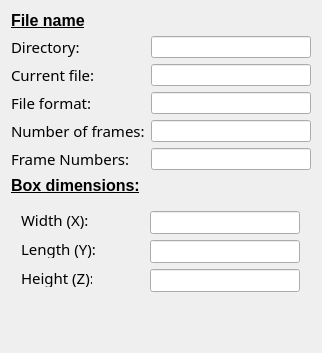
         <widget class="QWidget" name="tab">
          <attribute name="title">
           <string>File</string>
          </attribute>
          <layout class="QGridLayout" name="gridLayout_2">
           <item row="1" column="0">
            <widget class="QLabel" name="label_directory">
             <property name="font">
              <font>
               <family>.SF NS Text</family>
               <pointsize>11</pointsize>
              </font>
             </property>
             <property name="text">
              <string>Directory:</string>
             </property>
            </widget>
           </item>
           <item row="2" column="1">
            <widget class="QLineEdit" name="Edit_currentfile">
             <property name="autoFillBackground">
              <bool>false</bool>
             </property>
             <property name="text">
              <string/>
             </property>
             <property name="dragEnabled">
              <bool>true</bool>
             </property>
             <property name="readOnly">
              <bool>true</bool>
             </property>
            </widget>
           </item>
           <item row="3" column="0">
            <widget class="QLabel" name="label_fileformat">
             <property name="font">
              <font>
               <family>.SF NS Text</family>
               <pointsize>11</pointsize>
              </font>
             </property>
             <property name="text">
              <string>File format:</string>
             </property>
            </widget>
           </item>
           <item row="2" column="0">
            <widget class="QLabel" name="label_currentfile">
             <property name="font">
              <font>
               <family>.SF NS Text</family>
               <pointsize>11</pointsize>
              </font>
             </property>
             <property name="text">
              <string>Current file:</string>
             </property>
            </widget>
           </item>
           <item row="3" column="1">
            <widget class="QLineEdit" name="Edit_fileformat">
             <property name="autoFillBackground">
              <bool>false</bool>
             </property>
             <property name="text">
              <string/>
             </property>
             <property name="dragEnabled">
              <bool>true</bool>
             </property>
             <property name="readOnly">
              <bool>true</bool>
             </property>
            </widget>
           </item>
           <item row="4" column="0">
            <widget class="QLabel" name="label_number_of_frames">
             <property name="font">
              <font>
               <family>.SF NS Text</family>
               <pointsize>11</pointsize>
              </font>
             </property>
             <property name="text">
              <string>Number of frames:</string>
             </property>
            </widget>
           </item>
           <item row="1" column="1">
            <widget class="QLineEdit" name="Edit_directory">
             <property name="autoFillBackground">
              <bool>false</bool>
             </property>
             <property name="text">
              <string/>
             </property>
             <property name="dragEnabled">
              <bool>true</bool>
             </property>
             <property name="readOnly">
              <bool>true</bool>
             </property>
            </widget>
           </item>
           <item row="5" column="0">
            <widget class="QLabel" name="label_framenumber">
             <property name="font">
              <font>
               <family>.SF NS Text</family>
               <pointsize>11</pointsize>
              </font>
             </property>
             <property name="text">
              <string>Frame Numbers:</string>
             </property>
            </widget>
           </item>
           <item row="5" column="1">
            <widget class="QLineEdit" name="Edit_framenumber">
             <property name="autoFillBackground">
              <bool>false</bool>
             </property>
             <property name="text">
              <string/>
             </property>
             <property name="dragEnabled">
              <bool>true</bool>
             </property>
             <property name="readOnly">
              <bool>true</bool>
             </property>
            </widget>
           </item>
           <item row="4" column="1">
            <widget class="QLineEdit" name="Edit_number_of_frames">
             <property name="autoFillBackground">
              <bool>false</bool>
             </property>
             <property name="text">
              <string/>
             </property>
             <property name="dragEnabled">
              <bool>true</bool>
             </property>
             <property name="readOnly">
              <bool>true</bool>
             </property>
            </widget>
           </item>
           <item row="0" column="0">
            <widget class="QLabel" name="label_2">
             <property name="font">
              <font>
               <pointsize>12</pointsize>
               <weight>75</weight>
               <bold>true</bold>
               <underline>true</underline>
              </font>
             </property>
             <property name="text">
              <string>File name</string>
             </property>
            </widget>
           </item>
           <item row="7" column="0" colspan="2">
            <widget class="QWidget" name="widget_box_properties_2" native="true">
             <property name="minimumSize">
              <size>
               <width>300</width>
               <height>101</height>
              </size>
             </property>
             <property name="maximumSize">
              <size>
               <width>300</width>
               <height>101</height>
              </size>
             </property>
             <property name="styleSheet">
              <string notr="true"/>
             </property>
             <widget class="QLineEdit" name="Edit_widthZ">
              <property name="geometry">
               <rect>
                <x>139</x>
                <y>68</y>
                <width>150</width>
                <height>23</height>
               </rect>
              </property>
              <property name="autoFillBackground">
               <bool>false</bool>
              </property>
              <property name="text">
               <string/>
              </property>
              <property name="dragEnabled">
               <bool>true</bool>
              </property>
              <property name="readOnly">
               <bool>true</bool>
              </property>
             </widget>
             <widget class="QLabel" name="Box_widthY_2">
              <property name="geometry">
               <rect>
                <x>10</x>
                <y>39</y>
                <width>76</width>
                <height>18</height>
               </rect>
              </property>
              <property name="font">
               <font>
                <family>.SF NS Text</family>
                <pointsize>11</pointsize>
               </font>
              </property>
              <property name="text">
               <string>Length (Y):</string>
              </property>
             </widget>
             <widget class="QLineEdit" name="Edit_widthX">
              <property name="geometry">
               <rect>
                <x>139</x>
                <y>10</y>
                <width>150</width>
                <height>23</height>
               </rect>
              </property>
              <property name="autoFillBackground">
               <bool>false</bool>
              </property>
              <property name="text">
               <string/>
              </property>
              <property name="dragEnabled">
               <bool>true</bool>
              </property>
              <property name="readOnly">
               <bool>true</bool>
              </property>
             </widget>
             <widget class="QLabel" name="Box_widthZ_2">
              <property name="geometry">
               <rect>
                <x>10</x>
                <y>68</y>
                <width>71</width>
                <height>18</height>
               </rect>
              </property>
              <property name="font">
               <font>
                <family>.SF NS Text</family>
                <pointsize>11</pointsize>
               </font>
              </property>
              <property name="text">
               <string>Height (Z):</string>
              </property>
             </widget>
             <widget class="QLineEdit" name="Edit_widthY">
              <property name="geometry">
               <rect>
                <x>139</x>
                <y>39</y>
                <width>150</width>
                <height>23</height>
               </rect>
              </property>
              <property name="autoFillBackground">
               <bool>false</bool>
              </property>
              <property name="text">
               <string/>
              </property>
              <property name="dragEnabled">
               <bool>true</bool>
              </property>
              <property name="readOnly">
               <bool>true</bool>
              </property>
             </widget>
             <widget class="QLabel" name="Box_widthX_2">
              <property name="geometry">
               <rect>
                <x>10</x>
                <y>10</y>
                <width>123</width>
                <height>18</height>
               </rect>
              </property>
              <property name="font">
               <font>
                <family>.SF NS Text</family>
                <pointsize>11</pointsize>
               </font>
              </property>
              <property name="text">
               <string>Width (X):           </string>
              </property>
             </widget>
            </widget>
           </item>
           <item row="6" column="0">
            <widget class="QLabel" name="label">
             <property name="font">
              <font>
               <pointsize>12</pointsize>
               <weight>75</weight>
               <bold>true</bold>
               <underline>true</underline>
              </font>
             </property>
             <property name="text">
              <string>Box dimensions:</string>
             </property>
            </widget>
           </item>
           <item row="8" column="0">
            <spacer name="verticalSpacer_2">
             <property name="orientation">
              <enum>Qt::Vertical</enum>
             </property>
             <property name="sizeHint" stdset="0">
              <size>
               <width>20</width>
               <height>40</height>
              </size>
             </property>
            </spacer>
           </item>
          </layout>
         </widget>
